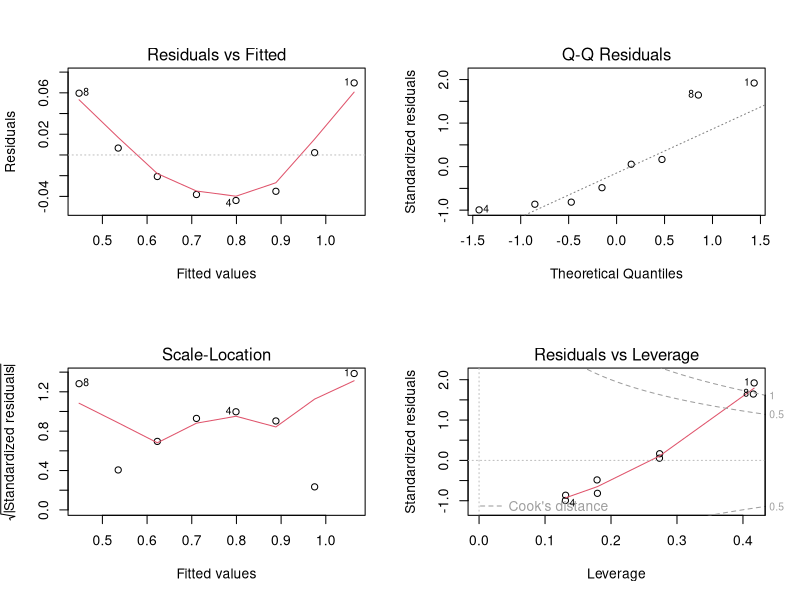
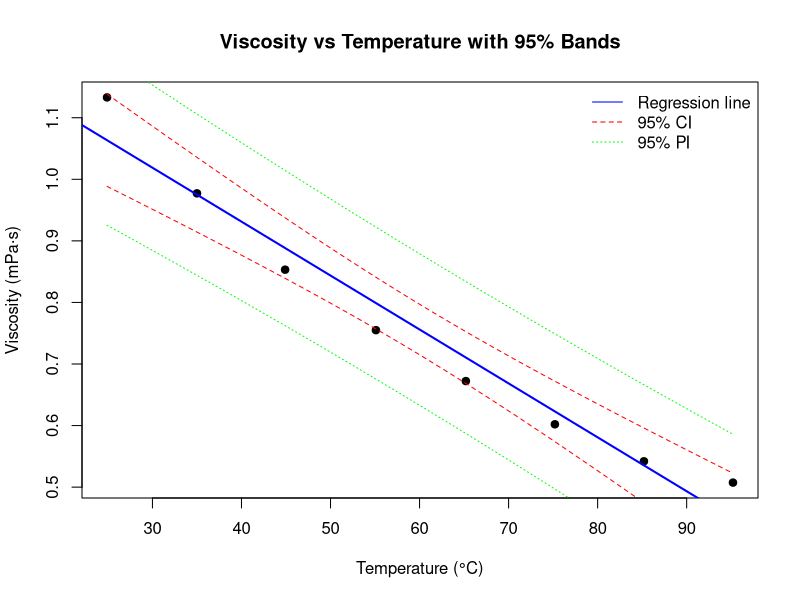

Write the R code that produced these figures, in order.
temperature <- c(24.9, 35.0, 44.9, 55.1, 65.2, 75.2, 85.2, 95.2)
viscosity <- c(1.1330, 0.9772, 0.8532, 0.7550, 0.6723, 0.6021, 0.5420, 0.5074)

data <- data.frame(temperature, viscosity)

# a. Estimate the prediction equation (fit simple linear regression)
model <- lm(viscosity ~ temperature, data = data)
summary(model)  # shows slope, intercept, t-tests, R^2, p-values

# b. Perform a complete analysis of the model
#    - Check ANOVA table for overall significance (F-test)
#    - Check p-value of slope (t-test)
#    - Examine residual plots for assumptions
anova(model)  # F-test for regression

par(mfrow = c(2, 2))
plot(model)   # creates residuals vs fitted, QQ plot, etc.

# Reset plotting layout
par(mfrow = c(1, 1))

# c. Calculate and plot the 95% confidence and prediction bands
new_temp <- data.frame(temperature = seq(min(data$temperature),
                                         max(data$temperature), length.out = 100))

conf_band <- predict(model, newdata = new_temp, interval = "confidence", level = 0.95)
pred_band <- predict(model, newdata = new_temp, interval = "prediction", level = 0.95)

plot(data$temperature, data$viscosity,
     main="Viscosity vs Temperature with 95% Bands",
     xlab="Temperature (°C)", ylab="Viscosity (mPa·s)", pch=19)
abline(model, col="blue", lwd=2)

# confidence band 
lines(new_temp$temperature, conf_band[,2], col="red", lty=2)
lines(new_temp$temperature, conf_band[,3], col="red", lty=2)

# prediction band
lines(new_temp$temperature, pred_band[,2], col="green", lty=3)
lines(new_temp$temperature, pred_band[,3], col="green", lty=3)

legend("topright", legend=c("Regression line","95% CI","95% PI"),
       col=c("blue","red","green"), lty=c(1,2,3), bty="n")
